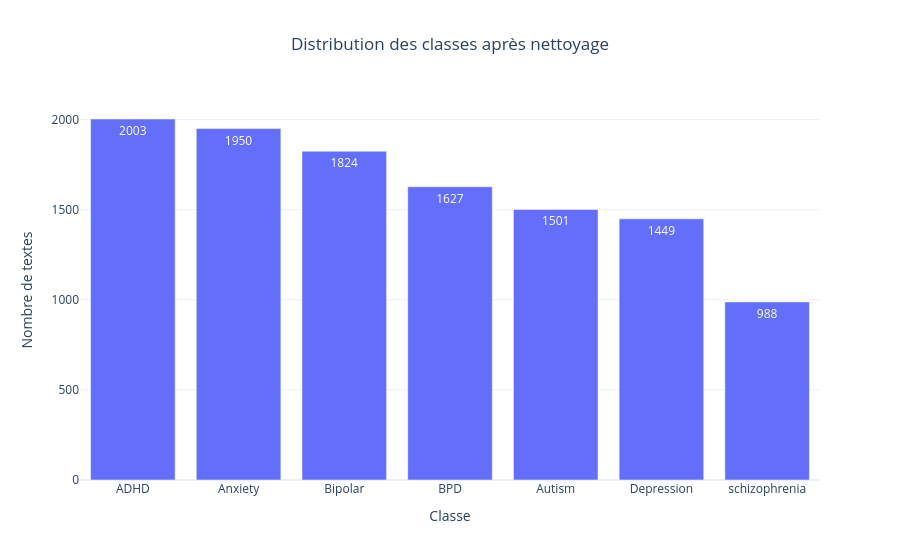

The notebook cell saved with this chart:
### Code cell
# --- 1.2.2 Class Distribution Visualization ---

class_dist = (
    df[TARGET_COL]
    .value_counts()
    .rename_axis("Class")
    .reset_index(name="Count")
)

fig = px.bar(
    class_dist,
    x="Class",
    y="Count",
    text="Count",
    template=PLOTLY_TEMPLATE,
    title="Distribution des classes après nettoyage",
)

fig.update_layout(
    xaxis_title="Classe",
    yaxis_title="Nombre de textes",
    title_x=0.5
)

fig.write_html(str(EDA_FIGURES_DIR / "class_distribution.html"))
fig.show()

class_dist.to_csv(EDA_TABLES_DIR / "class_distribution.csv", index=False)

print("✅ Class distribution figure saved")
print(EDA_FIGURES_DIR / "class_distribution.html")

### Figure 1 — Plotly figure (JSON) as saved in the notebook; plotly's stock layout.template omitted (floating-point values rounded to 4 significant figures)
{"data": [{"hovertemplate": "Class=%{x}<br>Count=%{text}<extra></extra>", "legendgroup": "", "marker": {"color": "#636efa", "pattern": {"shape": ""}}, "name": "", "orientation": "v", "showlegend": false, "text": [2003.0, 1950.0, 1824.0, 1627.0, 1501.0, 1449.0, 988.0], "textposition": "auto", "type": "bar", "x": ["ADHD", "Anxiety", "Bipolar", "BPD", "Autism", "Depression", "schizophrenia"], "xaxis": "x", "y": [2003, 1950, 1824, 1627, 1501, 1449, 988], "yaxis": "y"}], "layout": {"barmode": "relative", "legend": {"tracegroupgap": 0}, "title": {"text": "Distribution des classes après nettoyage", "x": 0.5}, "xaxis": {"anchor": "y", "domain": [0, 1], "title": {"text": "Classe"}}, "yaxis": {"anchor": "x", "domain": [0, 1], "title": {"text": "Nombre de textes"}}}}
